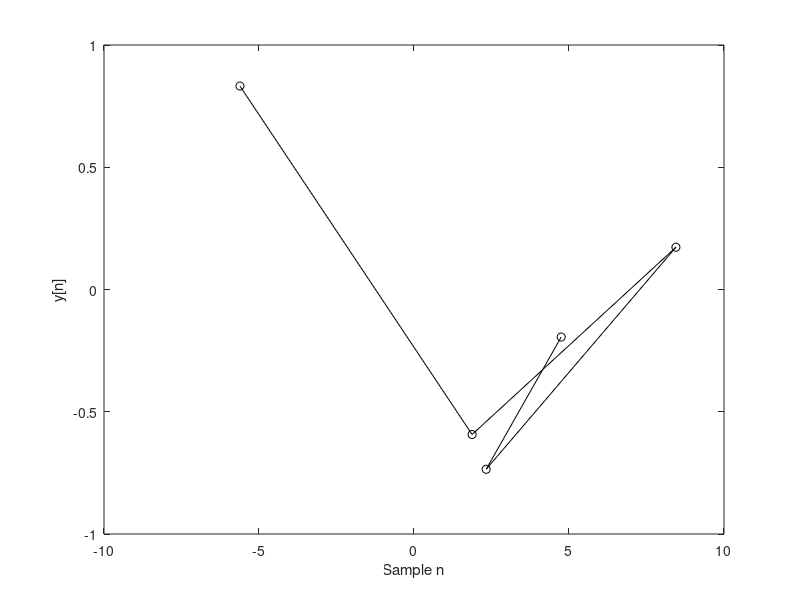
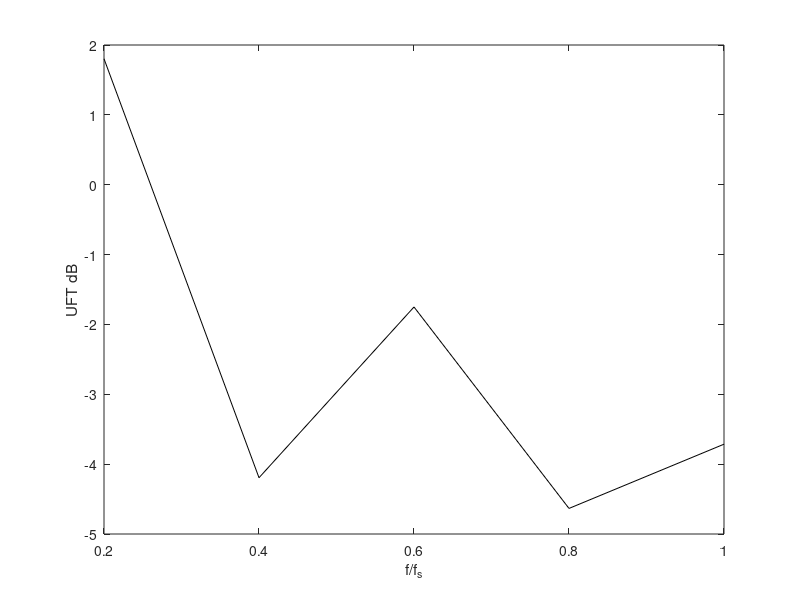
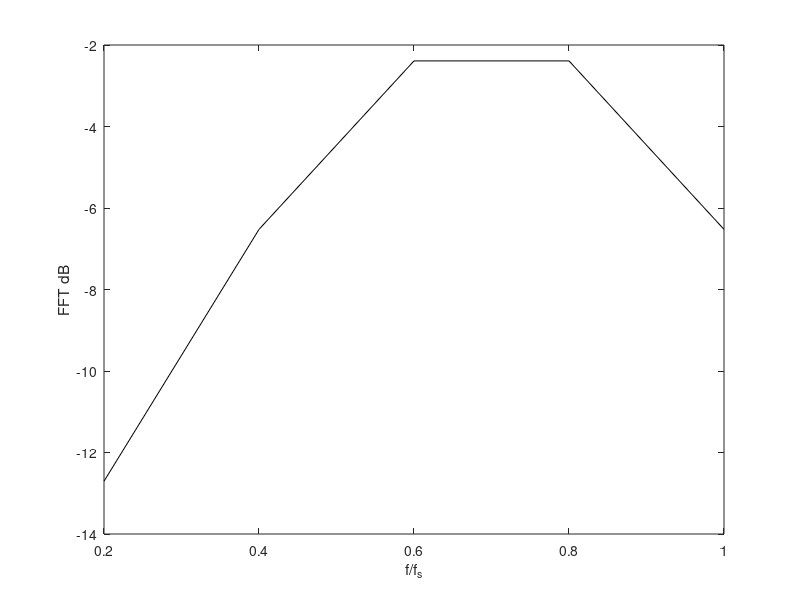
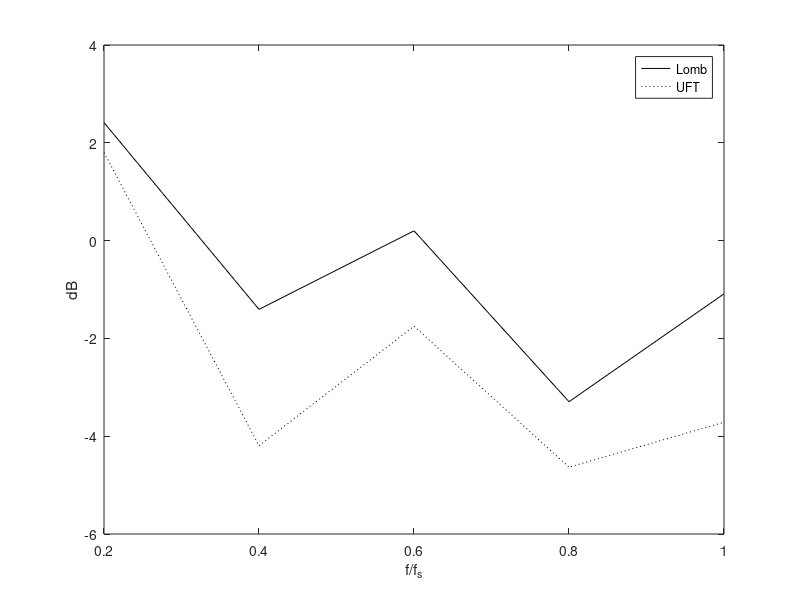

Write the MATLAB code that produced these figures, in order.
npts=input('Enter npts:');
std=input('Enter std:');
fofs=input('Enter f/fs:');
t=zeros([1,npts]);
f=zeros([1,npts]);
dt=zeros([1,npts]);
yf=zeros([1,npts]);
y=zeros([1,npts]);
lomb=zeros([1,npts]);

rnd=randn([1,npts]);

t=1:npts;
t=t+std.*rnd;

%f0=128;
%fs=1024;
fs=1;
%ang=2*pi*f0/fs;
ang=2*pi*fofs;
for n=1:npts;
   y(n)=sin(14+ang*t(n));
end

figure(1);
plot(t,y,'k',t,y,'ko');
xlabel('Sample n');
ylabel('y[n]');

j=sqrt(-1);
for m=1:npts,
   f(m)=m*fs/npts;
   ang=-j*2*pi*f(m)/fs;
   ytemp=0.;
   for n=1:npts,
       ytemp=ytemp+y(n)*exp(ang*t(n));
   end
   yf(m)=ytemp;	
end

yf=(sqrt(2./npts)).*yf;
figure(2);
plot(f,20.*log10(abs(yf)),'k'); % UFT
xlabel('f/f_s');
ylabel('UFT dB');

yfft=(1./sqrt(npts)).*fft(y);
figure(3);
plot(f,20.*log10(abs(yfft)),'k'); % FFT
xlabel('f/f_s');
ylabel('FFT dB');

% Lomb Periodogram

ybar=mean(y);
ys=0;
for n=1:npts,
  ys=ys+(y(n)-ybar)^2;
end
ys=ys./(npts-1);

for m=1:npts,
  w=m.*2.*pi./npts;
  sh=0;
  ch=0;
  s2=0;
  c2=0;
  for n=1:npts,
    ang=w*t(n);
    ang2=2*ang;
    sh=sh+(y(n)-ybar)*sin(ang);
    ch=ch+(y(n)-ybar)*cos(ang);
    s2=s2+sin(ang2);
    c2=c2+cos(ang2);
  end
  tau=(.5/w)*atan2(s2,c2);
  c3=c2*cos(2*w*tau);
  s3=s2*sin(2*w*tau);	
  a=1./sqrt(.5*(npts+c3+s3));
  b=1./sqrt(.5*(npts-c3-s3));
  wt=w.*tau;
  lomb(m)=a*(ch*cos(wt)+sh*sin(wt))+j*b*(sh*cos(wt)-ch*sin(wt));
end
lomb=(.5/ys)*lomb;

figure(4);
plot(f,20.*log10(abs(lomb)),'k');   %Lomb
hold on;
plot(f,20.*log10(abs(yf)),'k:');    %UFT
hold off;
xlabel('f/f_s');
ylabel('dB');
legend('Lomb','UFT');
